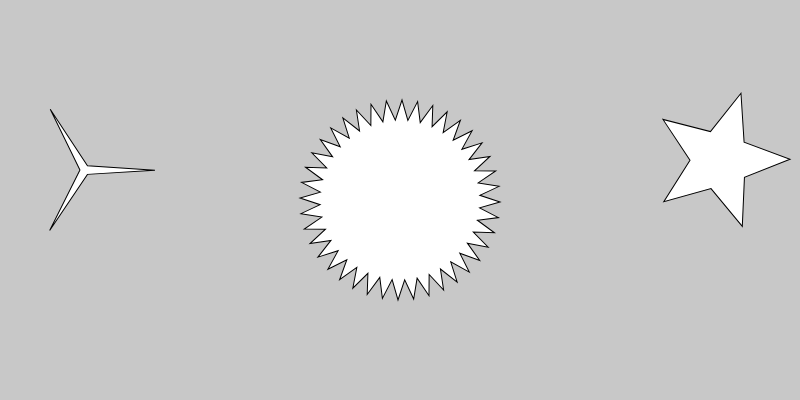
Frame 1 (no input)
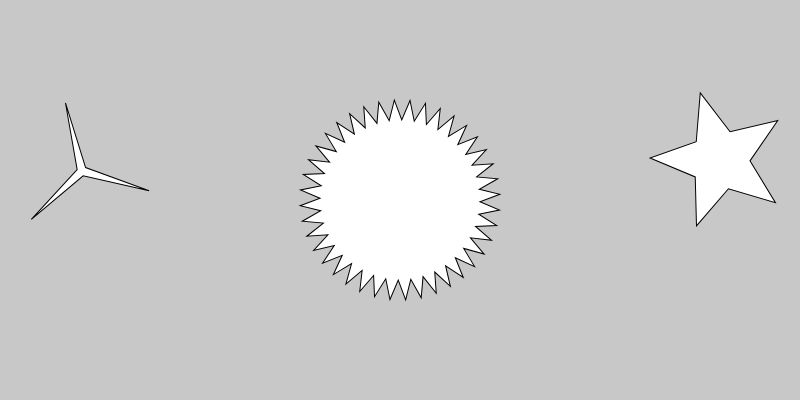
Frame 60 (no input)
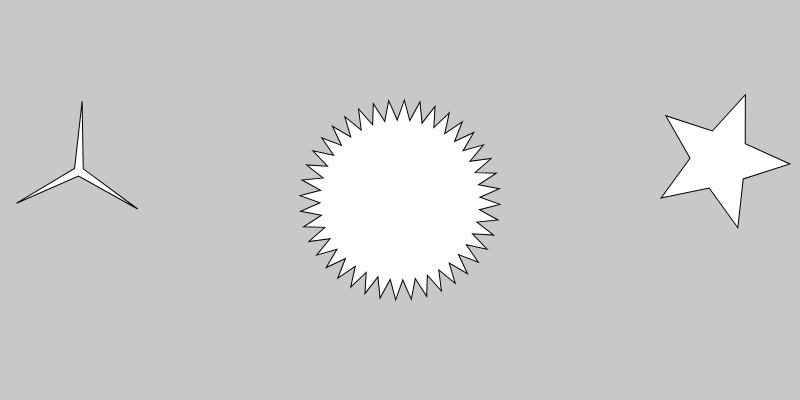
Frame 120 (the mouse pressed at the canvas centre since frame 60)

The p5.js sketch that drew these frames (run headless with seeded random() and noise() and a simulated clock; from frame 60 on, the mouse is pressed at the canvas centre):

// p5.js sketch
// ── sketch.js
function setup() {
    createCanvas(800, 400);
  }
  
  function draw() {
    background(200);
  
    push();
    translate(width * 0.1, height * 0.4);
    rotate(frameCount / 210.0);
    star(5, 10, 5, 70, 3);
    pop();
  
    push();
    translate(width * 0.5, height * 0.5);
    rotate(frameCount / 50.0);
    star(0, 0, 80, 100, 40);
    pop();
  
    push();
    translate(width * 0.9, height * 0.4);
    rotate(frameCount / -100.0);
    star(0, 0, 30, 70, 5);
    pop();
  }
  
  function star(x, y, rad1, rad2, npoints) {
    let angle = TWO_PI / npoints;
    let halfAngle = angle / 2.0;
    beginShape();
    for (let a = 0; a < TWO_PI; a += angle) {
      let sx = x + cos(a) * rad2;
      let sy = y + sin(a) * rad2;
      vertex(sx, sy);
      sx = x + cos(a + halfAngle) * rad1;
      sy = y + sin(a + halfAngle) * rad1;
      vertex(sx, sy);
    }
    endShape(CLOSE);
  }
  
